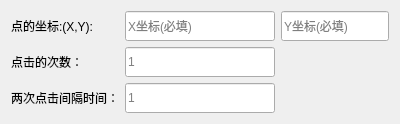
   <widget class="QWidget" name="single_point_touch_test">
    <attribute name="title">
     <string>单点点击测试</string>
    </attribute>
    <layout class="QGridLayout" name="gridLayout">
     <item row="0" column="0">
      <layout class="QGridLayout" name="single_point_touch_test">
       <item row="0" column="1">
        <widget class="QLineEdit" name="v_touch_pos_x">
         <property name="minimumSize">
          <size>
           <width>150</width>
           <height>30</height>
          </size>
         </property>
         <property name="maximumSize">
          <size>
           <width>16777215</width>
           <height>30</height>
          </size>
         </property>
         <property name="placeholderText">
          <string>X坐标(必填)</string>
         </property>
        </widget>
       </item>
       <item row="1" column="0">
        <widget class="QLabel" name="touch_num">
         <property name="whatsThis">
          <string>&lt;html&gt;&lt;head/&gt;&lt;body&gt;&lt;p&gt;点击的次数。取值范围为&amp;gt;=1的整数。不填默认为1。单位为次。&lt;/p&gt;&lt;/body&gt;&lt;/html&gt;</string>
         </property>
         <property name="text">
          <string>点击的次数：</string>
         </property>
        </widget>
       </item>
       <item row="2" column="1">
        <widget class="QLineEdit" name="v_touch_i_time">
         <property name="minimumSize">
          <size>
           <width>0</width>
           <height>30</height>
          </size>
         </property>
         <property name="maximumSize">
          <size>
           <width>16777215</width>
           <height>30</height>
          </size>
         </property>
         <property name="placeholderText">
          <string>1</string>
         </property>
        </widget>
       </item>
       <item row="0" column="2">
        <widget class="QLineEdit" name="v_touch_pos_y">
         <property name="minimumSize">
          <size>
           <width>0</width>
           <height>30</height>
          </size>
         </property>
         <property name="maximumSize">
          <size>
           <width>16777215</width>
           <height>30</height>
          </size>
         </property>
         <property name="placeholderText">
          <string>Y坐标(必填)</string>
         </property>
        </widget>
       </item>
       <item row="2" column="0">
        <widget class="QLabel" name="touch_i_time">
         <property name="whatsThis">
          <string>&lt;html&gt;&lt;head/&gt;&lt;body&gt;&lt;p&gt;两次点击间隔时间。取值范围为&amp;gt;0的浮点数。不填默认为1。单位为秒。&lt;/p&gt;&lt;/body&gt;&lt;/html&gt;</string>
         </property>
         <property name="text">
          <string>两次点击间隔时间：</string>
         </property>
        </widget>
       </item>
       <item row="1" column="1">
        <widget class="QLineEdit" name="v_touch_num">
         <property name="minimumSize">
          <size>
           <width>0</width>
           <height>30</height>
          </size>
         </property>
         <property name="maximumSize">
          <size>
           <width>16777215</width>
           <height>30</height>
          </size>
         </property>
         <property name="placeholderText">
          <string>1</string>
         </property>
        </widget>
       </item>
       <item row="0" column="0">
        <widget class="QLabel" name="touch_pos">
         <property name="whatsThis">
          <string>&lt;html&gt;&lt;head/&gt;&lt;body&gt;&lt;p&gt;点击点的坐标(X,Y)。X的取值范围为(0,分辨率X)，Y的取值范围为(0,分辨率Y)。&lt;/p&gt;&lt;/body&gt;&lt;/html&gt;</string>
         </property>
         <property name="text">
          <string>点的坐标:(X,Y):</string>
         </property>
        </widget>
       </item>
      </layout>
     </item>
    </layout>
   </widget>
